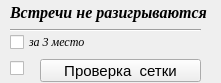
     <widget class="QWidget" name="widget_2" native="true">
      <property name="geometry">
       <rect>
        <x>10</x>
        <y>443</y>
        <width>221</width>
        <height>83</height>
       </rect>
      </property>
      <widget class="QPushButton" name="Button_check_net">
       <property name="geometry">
        <rect>
         <x>40</x>
         <y>59</y>
         <width>161</width>
         <height>23</height>
        </rect>
       </property>
       <property name="font">
        <font>
         <pointsize>11</pointsize>
        </font>
       </property>
       <property name="text">
        <string>Проверка  сетки</string>
       </property>
      </widget>
      <widget class="QLabel" name="label_123">
       <property name="geometry">
        <rect>
         <x>10</x>
         <y>2</y>
         <width>211</width>
         <height>20</height>
        </rect>
       </property>
       <property name="font">
        <font>
         <family>Times New Roman</family>
         <pointsize>12</pointsize>
         <weight>75</weight>
         <italic>true</italic>
         <bold>true</bold>
        </font>
       </property>
       <property name="text">
        <string>Встречи не разигрываются</string>
       </property>
      </widget>
      <widget class="QCheckBox" name="checkBox_no_play_3">
       <property name="geometry">
        <rect>
         <x>10</x>
         <y>32</y>
         <width>201</width>
         <height>20</height>
        </rect>
       </property>
       <property name="font">
        <font>
         <family>Times New Roman</family>
         <italic>true</italic>
        </font>
       </property>
       <property name="layoutDirection">
        <enum>Qt::LeftToRight</enum>
       </property>
       <property name="text">
        <string>за 3 место</string>
       </property>
       <property name="tristate">
        <bool>false</bool>
       </property>
      </widget>
      <widget class="Line" name="line_25">
       <property name="geometry">
        <rect>
         <x>10</x>
         <y>22</y>
         <width>191</width>
         <height>16</height>
        </rect>
       </property>
       <property name="orientation">
        <enum>Qt::Horizontal</enum>
       </property>
      </widget>
      <widget class="QCheckBox" name="checkBox_check_net">
       <property name="geometry">
        <rect>
         <x>10</x>
         <y>60</y>
         <width>21</width>
         <height>17</height>
        </rect>
       </property>
       <property name="font">
        <font>
         <pointsize>11</pointsize>
        </font>
       </property>
       <property name="text">
        <string/>
       </property>
      </widget>
     </widget>
